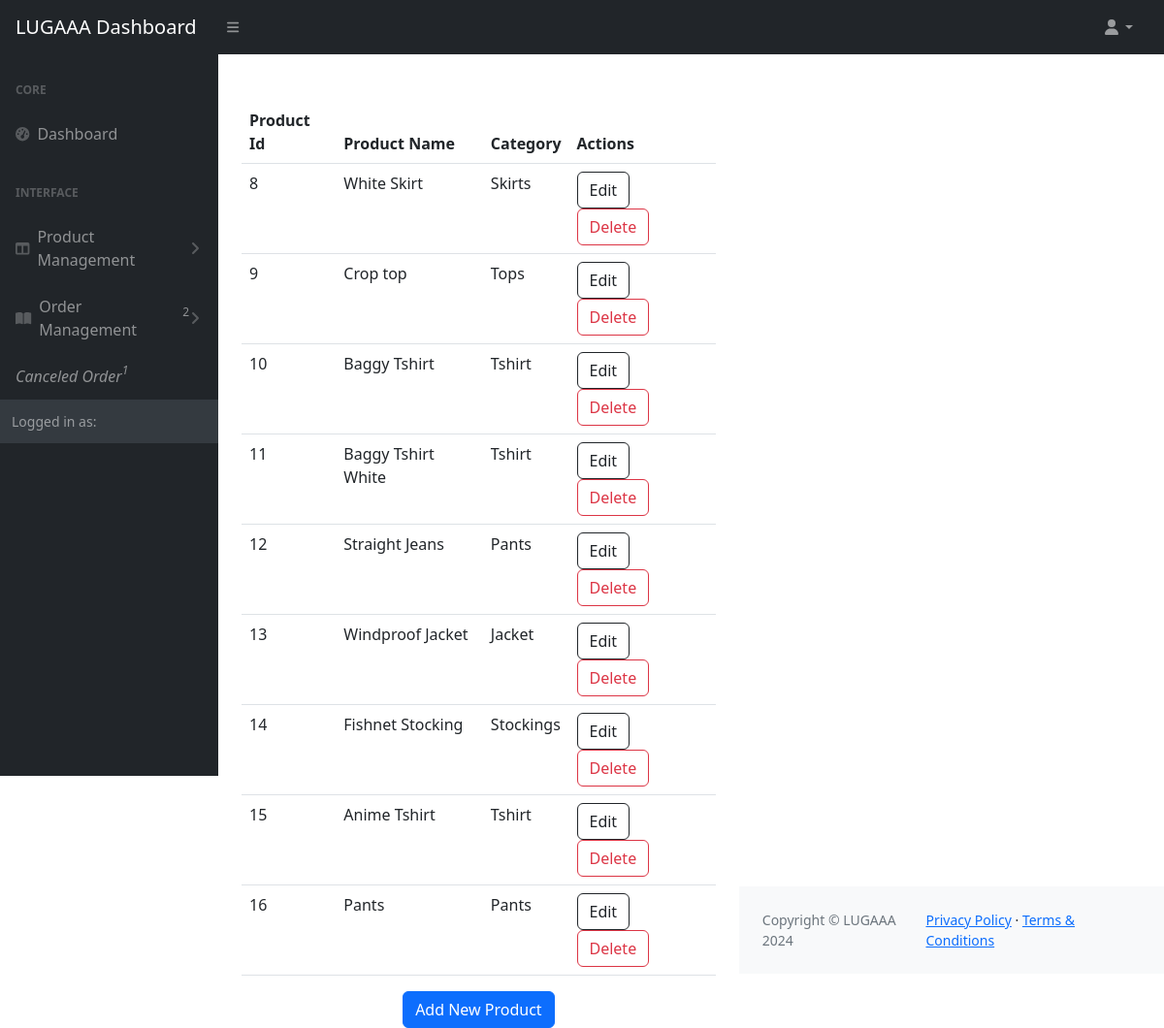
The page /admin_dashboard/products/ on the database as committed earlier.
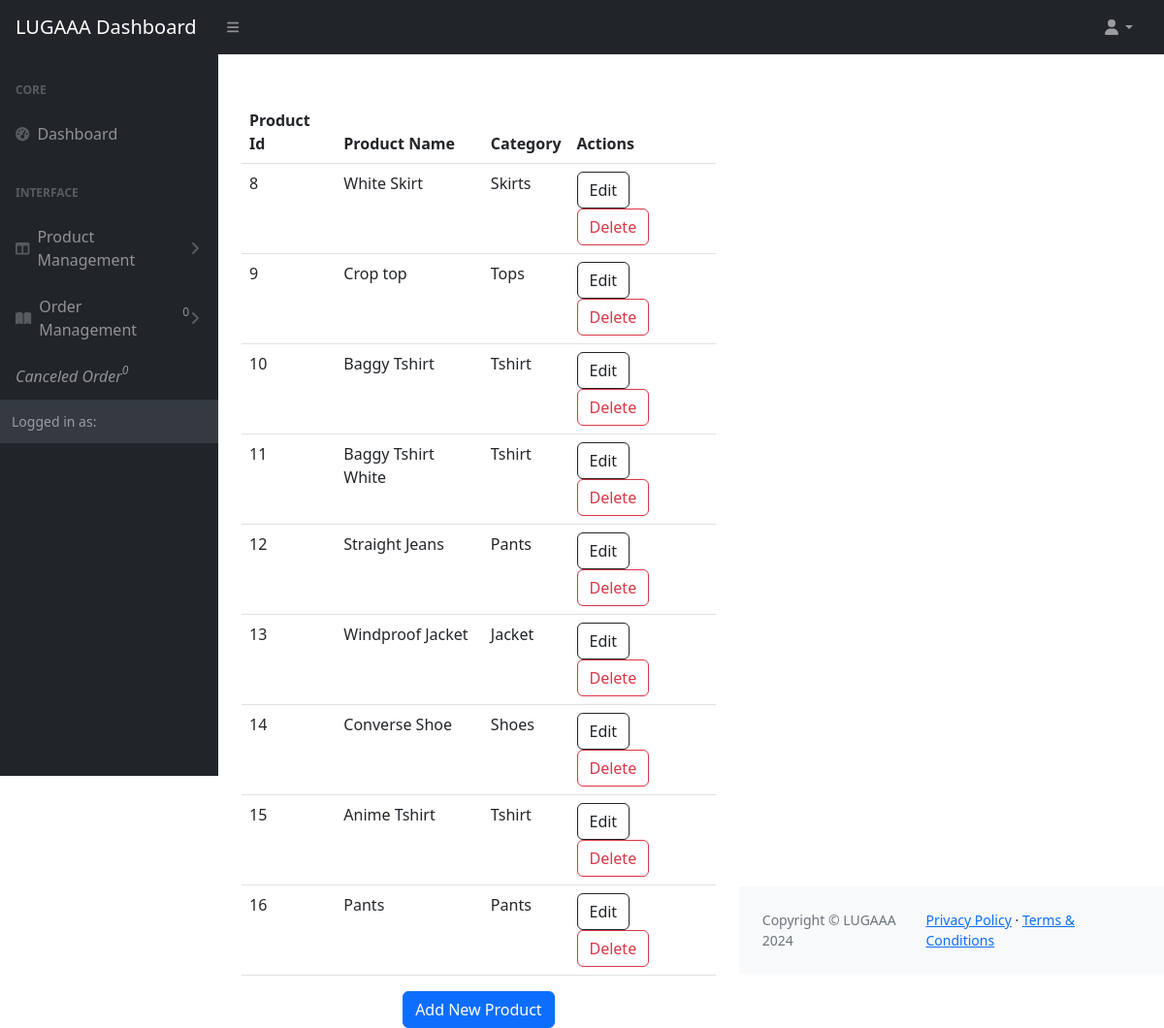
The same page on the database as committed later.
### store/models.py (models this page shows, shortened)
class Product(models.Model):
    name =  models.CharField(max_length=100)
    price =  models.DecimalField(default=0, decimal_places=2, max_digits = 8)
    category =  models.ForeignKey(Category, on_delete=models.CASCADE, null=True, blank=True)
    description =  models.CharField(max_length=250, default='', blank = True, null=True)
    image = models.ImageField(upload_to='uploads/product/')
    is_sale = models.BooleanField(default= False)
    sale_price = models.DecimalField(default=0, decimal_places=2, max_digits = 8, null=True)
    in_stock =  models.PositiveIntegerField(default=1)

class Category(models.Model):
    name = models.CharField(max_length=50, unique=True)
    parent = models.ForeignKey('self', on_delete=models.CASCADE, blank=True, null=True, related_name='children' )
    category_image = models.ImageField(upload_to='uploads/category/')
    def __str__(self):
        return self.name
    class Meta:
        verbose_name_plural = 'Categories'

### admin_dashboard/views.py (the view)
# urls.py: path('products/', views.product_list, name='product_list'),
def product_list(request):
    products = Product.objects.all()
    return render(request, 'product_list.html', {'products': products})

### admin_dashboard/context_processor.py (called while the page is built)
def order_notify(request):
    order = Order.objects.filter(status = 'Pending').count()
    return  {'notification_count': order}

def cancel_notify(request):
    cancel = CancellationOrder.objects.filter(mark_as_read = False).count()
    return {'cancel_count': cancel}

### cart/context_processor.py (called while the page is built)
def cart(request):
    return {'cart': Cart(request)}

### store/context_processor.py (called while the page is built)
def user_order_notify(request):
    user = request.user.pk
    order = Order.objects.filter(user = user, status = 'Pending').count()
    return  {'user_order_count': order}

### admin_dashboard/templates/product_list.html (shortened to what this page needs)
{% extends 'dashbase.html' %}
{% load static %}
{% block content %}
{% include 'layout.html'%}
  <div id="layoutSidenav_content">
    <main>
        <div class="container-fluid px-4">
  <div class="row">
    <div class="col">
      <table class="table">
        <thead>
          <tr>
            <th scope="col">Product Id</th>
            <th scope="col">Product Name</th>
            <th scope="col">Category</th>
            <th scope="col">Actions</th>
          </tr>
        </thead>
        <tbody>
          {% for product in products %}
          <tr>
            <td>{{ product.pk }}</td>
            <td>{{ product.name }}</td>
            <td>{{ product.category }}</td>
            <td>
              <a class="btn btn-outline-dark me-2" href="{% url 'product_update' product.pk %}">Edit</a>
              <a class="btn btn-outline-danger" href="{% url 'product_delete' product.pk %}">Delete</a>
            </td>
          </tr>
          {% endfor %}
        </tbody>
      </table>
    </div>
  </div>
</div>
<div class="container">
  <div class="row justify-content-center">
    <div class="col-auto">
      <a href="{% url 'product_create' %}" class="btn btn-primary">Add New Product</a>
    </div>
  </div>
</div>
</main>
</div>
{% endblock %}

Rows that differ between the two databases and show on the page:
changed Product id 14: name "Fishnet Stocking" → "Converse Shoe"; category "Stockings" → "Shoes"
Other text that changed with them:
{{ notification_count }}: "2" → "0"
{{ cancel_count }}: "1" → "0"
